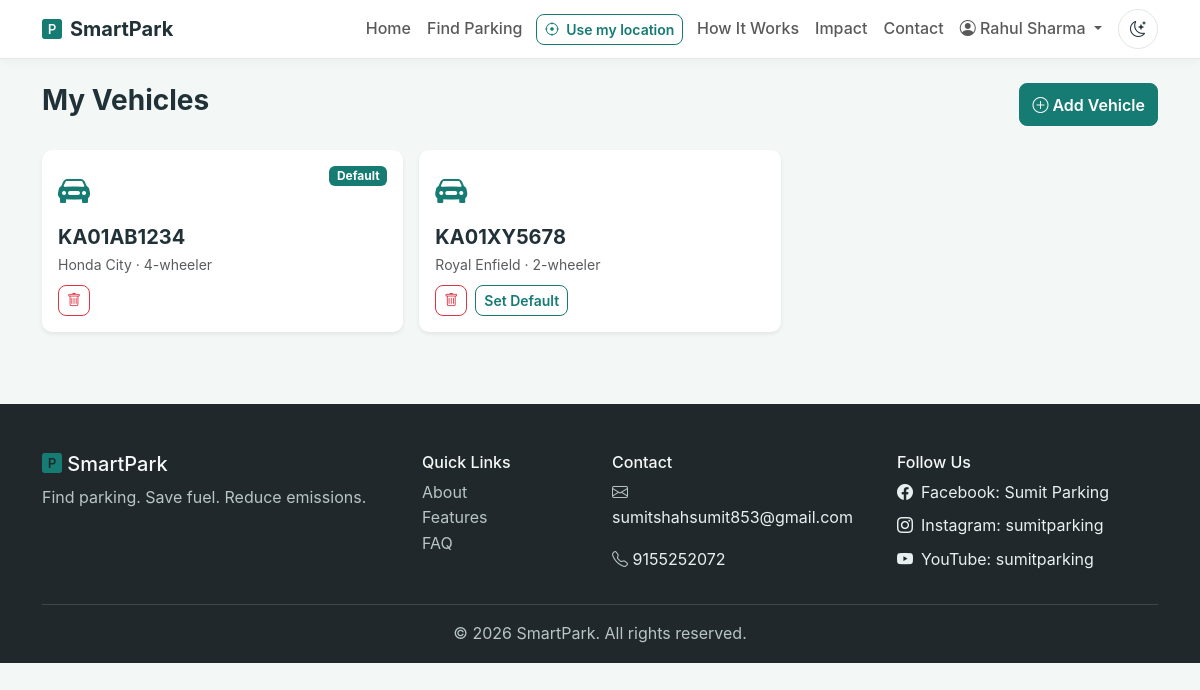
Page /user/vehicles.php (signed in) on the committed database.
### tables this page shows
CREATE TABLE vehicles (
    id INT AUTO_INCREMENT PRIMARY KEY,
    user_id INT NOT NULL,
    vehicle_number VARCHAR(30) NOT NULL,
    vehicle_type ENUM('2-wheeler','4-wheeler','EV') NOT NULL DEFAULT '4-wheeler',
    model VARCHAR(80) DEFAULT NULL,
    color VARCHAR(30) DEFAULT NULL,
    is_default TINYINT(1) DEFAULT 0,
    is_active TINYINT(1) DEFAULT 1,
    created_at TIMESTAMP DEFAULT CURRENT_TIMESTAMP,
    updated_at TIMESTAMP DEFAULT CURRENT_TIMESTAMP ON UPDATE CURRENT_TIMESTAMP,
    FOREIGN KEY (user_id) REFERENCES users(id) ON DELETE CASCADE,
    INDEX idx_user (user_id),
    INDEX idx_vehicle_number (vehicle_number),
    UNIQUE KEY uniq_user_vehicle (user_id, vehicle_number)
);

### user/vehicles.php (the view, shortened to what this page needs)
<?php
require_once __DIR__ . '/../includes/header.php';
require_once __DIR__ . '/../includes/navbar.php';
$pdo = (new Database())->connect();
$vehicles = $pdo->prepare("SELECT * FROM vehicles WHERE user_id=?"); $vehicles->execute([$_SESSION['user_id']]); $vehicles = $vehicles->fetchAll();
?>
<div class="container py-4">
    <div class="d-flex justify-content-between mb-4">
        <h3 class="fw-bold">My Vehicles</h3>
        <button class="btn btn-primary" data-bs-toggle="modal" data-bs-target="#addVehicleModal">
            <i class="bi bi-plus-circle"></i> Add Vehicle
        </button>
    </div>
    <div class="row g-3">
        <?php foreach ($vehicles as $v): ?>
            <div class="col-md-4">
                <div class="card border-0 shadow-sm p-3">
                    <div class="d-flex justify-content-between">
                        <i class="bi bi-car-front-fill fs-2 text-primary"></i>
                        <?php if ($v['is_default']): ?><span class="badge bg-primary align-self-start">Default</span><?php endif; ?>
                    </div>
                    <h5 class="fw-bold mt-2 mb-1"><?= htmlspecialchars($v['vehicle_number']) ?></h5>
                    <p class="text-muted small mb-2"><?= htmlspecialchars($v['model']) ?> · <?= $v['vehicle_type'] ?></p>
                    <div class="d-flex gap-2">
                        <button class="btn btn-sm btn-outline-danger" onclick="deleteVehicle(<?= $v['id'] ?>)"><i class="bi bi-trash"></i></button>
                        <?php if (!$v['is_default']): ?>
                            <button class="btn btn-sm btn-outline-primary" onclick="setDefault(<?= $v['id'] ?>)">Set Default</button>
                        <?php endif; ?>
                    </div>
                </div>
            </div>
        <?php endforeach; ?>
    </div>
</div>
<?php require_once __DIR__ . '/../includes/footer.php'; ?>

### assets/css/style.css (style rules this page uses)
:root { --primary: #167b72; --primary-dark: #105e58; --success: #18845b; --danger: #cf5260; --warning: #d8902f; --info: #2787a0; --bg: #f3f7f6; --card-bg: #ffffff; --text: #203238; --text-muted: #65767b; --border: #dfe8e5; --shadow-sm: 0 2px 12px rgba(25,55,50,0.06); --shadow-md: 0 8px 24px rgba(25,55,50,0.1); --radius: 10px; --radius-lg: 16px; --transition: all 0.2s ease; --bs-primary: var(--primary); --bs-primary-rgb: 22, 123, 114; --bs-primary-text-emphasis: #0d514c; --bs-primary-bg-subtle: #e1f1ee; --bs-primary-border-subtle: #b8dcd6; }
body { font-family: 'Inter', -apple-system, BlinkMacSystemFont, 'Segoe UI', sans-serif; background: var(--bg); color: var(--text); line-height: 1.6; -webkit-font-smoothing: antialiased; }
h1, h2, h3, h4, h5, h6 { color: var(--text); line-height: 1.25; }
.btn { border-radius: 8px; font-weight: 600; transition: var(--transition); }
.btn-primary { background: var(--primary); border-color: var(--primary); color: #ffffff; }
.btn-outline-primary { color: var(--primary); border-color: var(--primary); }
.card { background: var(--card-bg); border: 1px solid var(--border); border-radius: var(--radius); transition: var(--transition); }

### rows in the picture
vehicles: is_default "Default", vehicle_number "KA01AB1234", model "Honda City", vehicle_type "4-wheeler"
vehicles: vehicle_number "KA01XY5678", model "Royal Enfield", vehicle_type "2-wheeler"

### other values in the picture
$_SESSION['user_name'] "Rahul Sharma"
